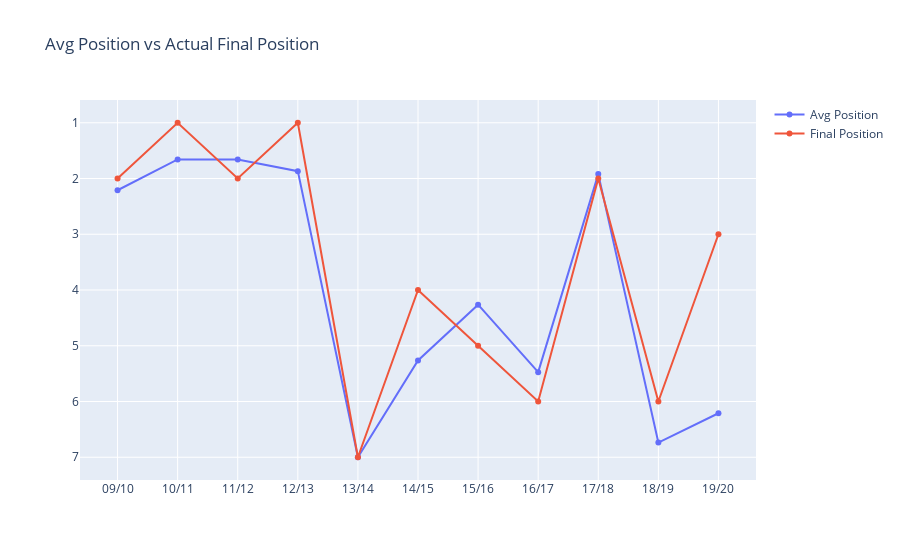

Write notebook code for a chart like this one.
### Code cell
years = df2.columns

# fig2 = go.Figure(data=[go.Table(header=dict(values=['Season','Average Position', 'Final Position']),
#                  cells=dict(values=[df2.columns,avg_pos, [2,1,2,1,7,4,5,6,2,6,3]]))
#                      ])

fig2 = go.Figure()
fig2.add_trace(go.Scatter(x=years, y=avg_pos,
                    mode='lines+markers',
                    name='Avg Position'))
fig2.add_trace(go.Scatter(x=years, y= [2,1,2,1,7,4,5,6,2,6,3],
                    mode='lines+markers',
                    name='Final Position'))
fig2.update_layout(title='Avg Position vs Actual Final Position')
fig2['layout']['yaxis']['autorange'] = "reversed"

fig2.show()

### Figure 1 — Plotly figure (JSON) as saved in the notebook; plotly's stock layout.template omitted (floating-point values rounded to 4 significant figures)
{"data": [{"mode": "lines+markers", "name": "Avg Position", "type": "scatter", "x": ["09/10", "10/11", "11/12", "12/13", "13/14", "14/15", "15/16", "16/17", "17/18", "18/19", "19/20"], "y": [2.211, 1.658, 1.658, 1.868, 7, 5.263, 4.263, 5.474, 1.921, 6.737, 6.211]}, {"mode": "lines+markers", "name": "Final Position", "type": "scatter", "x": ["09/10", "10/11", "11/12", "12/13", "13/14", "14/15", "15/16", "16/17", "17/18", "18/19", "19/20"], "y": [2, 1, 2, 1, 7, 4, 5, 6, 2, 6, 3]}], "layout": {"autosize": true, "title": {"text": "Avg Position vs Actual Final Position"}, "xaxis": {"autorange": true, "range": [-0.6314, 10.63], "type": "category"}, "yaxis": {"autorange": true, "range": [7.495, 0.5049], "type": "linear"}}}
